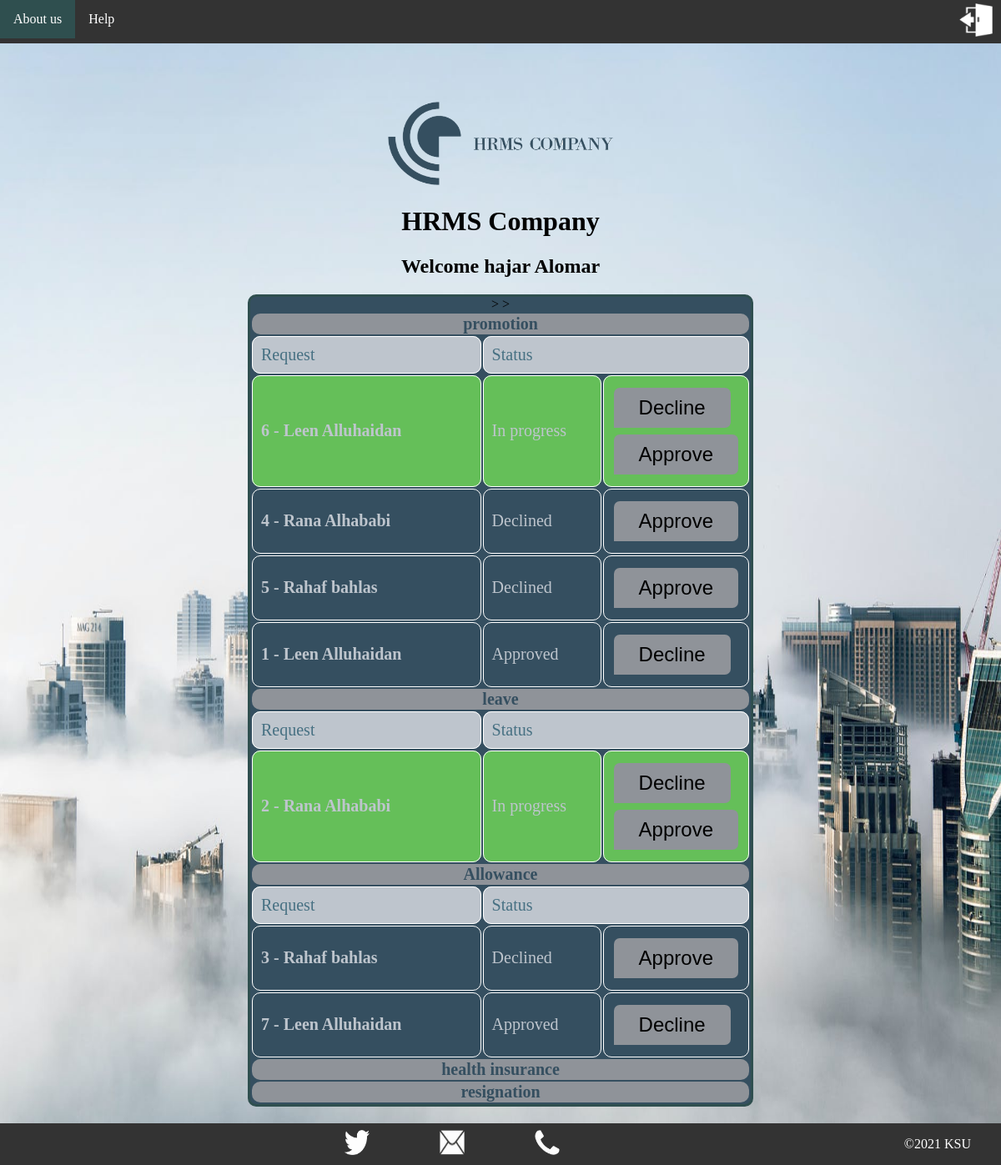
/MAN_page.php?id=104, run on the app's committed database.
### tables this page shows
CREATE TABLE `service` (
  `id` int(4) NOT NULL,
  `type` varchar(50) NOT NULL
);

CREATE TABLE `request` (
  `id` int(4) NOT NULL,
  `emp_id` int(4) NOT NULL,
  `service_id` int(4) NOT NULL,
  `description` text NOT NULL,
  `attachment1` varchar(128) NOT NULL,
  `attachment2` varchar(128) NOT NULL,
  `status` varchar(14) NOT NULL DEFAULT 'in_progress'
);

CREATE TABLE `Employee` (
  `id` int(4) NOT NULL,
  `Employee_number` int(4) NOT NULL,
  `first_name` varchar(10) NOT NULL,
  `last_name` varchar(10) NOT NULL,
  `job_title` varchar(10) NOT NULL,
  `password` varchar(80) NOT NULL
);

### MAN_page.php (the view, shortened to what this page needs)
<?php
include "DB.php";
$manID = $_GET['id'];
?>
<!DOCTYPE html>
<html>
    <head>
        <link rel="stylesheet" href="StyleSheet.css">
    </head>
    <body>
        <header>
            <nav>
                <ul class="navb">
                    <li><a href="aboutUS.php?role=Manager&id=<?php echo $manID ?>"accesskey="a">About us</a></li>
                    <li><a href="help.php?role=Manager&id=<?php echo $manID ?>" accesskey="q">Help</a> </li>
                    <div class="logOut"><a href="logout.php"  > <img src="img/logOut.png" alt="log out" width="40" height="40"></a></div>
                </ul>
            </nav>
        </header>
        <main>
            <a href="index.php"><img src="img/HRMS.png" alt="logo" width="270" height="100"></a><br>
            <h1>HRMS Company</h1>
            <h2>Welcome <?php echo $_SESSION['man_name']; ?></h2>
            <div class="add">
                <table class="T1">
                    <?php
                    $q = "SELECT * FROM service";
                    $r = mysqli_query($connection, $q);
                    while ($row = mysqli_fetch_array($r)) {
                        ?>
                        <tr>
                            <th class="z0" colspan="3"><?php echo $row['type']; ?></th>
                        </tr>
                        <?php
                        $id = $row['id'];
                        $q1 = "SELECT * FROM request where service_id=$id ORDER BY status desc";
                        $r1 = mysqli_query($connection, $q1);
                        $c1 = mysqli_num_rows($r1);
                        if ($c1 <> 0) {
                            ?>
                            <tr  class="r2">
                                <td >Request</td>
                                <td colspan="2" >Status</td>
                            </tr>
                            <?php
                            while ($row1 = mysqli_fetch_array($r1)) {
                                ?>
                                <tr id="<?php echo $row1['id']; ?>" onmouseover="Dscrp('<?php echo $row1['id']; ?>')" data-toggle="tooltip"
                                    title=""
                                    <?php if ($row1['status'] == 'in_progress') echo " bgcolor='#65bf59' >"; ?> >
                                    <td class="p2">
                                        <a href="reqinfo.php?request_id=<?php echo $row1['id'] ?>&role=manager&man_id=<?php echo $manID ?>">
                                            <b><?php
                                                echo $row1['id'] . " - ";
                                                $emp_id = $row1['emp_id'];
                                                $q2 = "SELECT * FROM Employee where id='$emp_id'";
                                                $r2 = mysqli_query($connection, $q2);
                                                $row2 = mysqli_fetch_array($r2);
                                                $emp_name = $row2['first_name'] . " " . $row2['last_name'];
                                                echo($emp_name);
                                                ?></b>
                                        </a>
                                    </td>
                                    <td class="a1">
                                        <?php
                                        if ($row1['status'] == "in_progress") {
                                            echo 'In progress';
                                        } else if ($row1['status'] == 'Approve') {
                                            echo 'Approved';
                                        } elseif ($row1['status'] == 'Decline') {
                                            echo 'Declined';
                                        }
                                        ?>
                                    </td>
                                    <td class="t5">
                                        <?php if ($row1['status'] == 'in_progress' || $row1['status'] == 'Approve') { ?>
                                            <button id="btn" onclick="Update_State(<?php echo $row1['id']; ?>, 'Decline', <?php echo $manID ?>)">Decline</button>
                                        <?php } if ($row1['status'] == 'in_progress' || $row1['status'] == 'Decline') { ?>
                                            <button id="btn" onclick="Update_State(<?php echo $row1['id']; ?>, 'Approve',<?php echo $manID ?>)">Approve</button>
                                        <?php } ?>
                                    </td>
                                </tr>
                                <?php
                            }
                        }
                        ?>
                        <?php
                    }
                    ?>
                </table>
            </div>
    </main>
    <footer>
        <img src="img/twitter.png" alt="Twitter" width="30" height="30" onclick="twitter()">
        <img src="img/email.png" alt="Email" width="30" height="30" onclick="email()">
        <img src="img/call.png" alt="phoneNumber" width="30" height="30" onclick="phone()">
        <aside><P>&copy;2021 KSU</P></aside>
    </footer>
</body>
</html>

### StyleSheet.css (style rules this page uses)
html { background-image: url("img/3.jpeg"); background-attachment: fixed; background-repeat: no-repeat; background-size: 100% 100%; font-family:"Times New Roman", Times, serif; }
body { margin: 0; }
main { padding: 70px 0; text-align: center; }
header { background-color: #333; width : 100% ; height: auto; }
header nav , ul { list-style-type: none; margin: 0; padding: 0; overflow: hidden; width:100%; }
li { float: left; }
.navb li a { display: inline-block; color: white; text-align: center; padding: 14px 16px; text-decoration: none; }
button { background-color: #354F60; border: none; color: white; padding: 30px 46px; text-align: center; text-decoration: none; display: inline-block; font-size: 16px; margin: 4px 2px; transition-duration: 0.4s; cursor: pointer; border-radius: 8px; }
footer { background-color: #333; position: fixed; left: 0; bottom: 0; width: 100%; background-attachment: fixed; text-align: center; transition: bottom 0.1s; }
footer img { padding:8px 40px; }
footer aside { margin-right:3%; float:right; bottom: 2px; right: 16px; color: white; }
.logOut { text-align: right; padding:4px 10px; }
.add { border-style:solid; border-color:#2F4F4F; background-color:#354F60 ; border-radius: 10px; width: 50%; margin:auto; }
td { text-align: left; padding: 10px; }
th { text-align: center; background-color:#8f9399; color :#354F60; border-radius: 10px; }
td { width:70%; border: 1px solid white ; border-radius: 10px; font-size:20px; }
.r2, .l1 { background-color: #BEC5CD; color: #467082; }
.p2 a:link { color:#BEC5CD; background-color: transparent; text-decoration: none; }
.a1 { color:#BEC5CD; }
.z0 , .l1 { font-size: 20px; }
#btn { padding: 10px 30px; font-size: 24px; cursor: pointer; border-radius: 7px; border-bottom-left-radius: 0; background-color:#8f9399; color: var(--feedback-primary-color); transition: all 0.3s; }

### data on the page
service: type "promotion"
request: id "6", employee.first_name+last_name "Leen Alluhaidan", status "In progress"
request: id "4", employee.first_name+last_name "Rana Alhababi", status "Declined"
request: id "5", employee.first_name+last_name "Rahaf bahlas", status "Declined"
request: id "1", employee.first_name+last_name "Leen Alluhaidan", status "Approved"
service: type "leave"
request: id "2", employee.first_name+last_name "Rana Alhababi", status "In progress"
service: type "Allowance"
request: id "3", employee.first_name+last_name "Rahaf bahlas", status "Declined"
request: id "7", employee.first_name+last_name "Leen Alluhaidan", status "Approved"
service: type "health insurance"
service: type "resignation"

### other printed values
$_SESSION['man_name'] "hajar Alomar"
